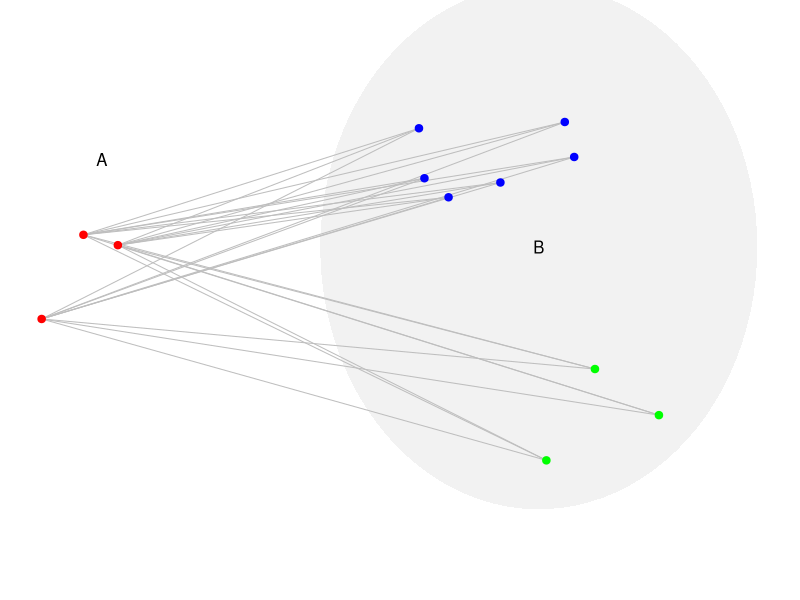

The R source for this figure:
baseplot <- function (x1, x2, x3) {
  ellipse <- function (x0, y0, a, b) {
    theta <- seq(0, 2 * pi, length=100)
    x <- x0 + a * cos(theta)
    y <- y0 + b * sin(theta)
    polygon(x, y, col="grey95", border=NA)  
  }

  par(mar=c(0,0,0,0))
  xlim <- range(c(x1[,1], x2[,1], x3[,1]))*1.2
  ylim <- range(c(x1[,2], x2[,2], x3[,2]))*1.2
  plot(0,0 , xlim=xlim, ylim=ylim, type="n", asp=T, xlab="", ylab="", axes=F)
  ellipse(1, 0, 0.5, 0.6)
  text(1, 0, "B")
  text(0, 0.2, "A")
}

set.seed(3)
n1   <- 3
x1   <- matrix(rnorm(2*n1)/7, ncol=2)
n2   <- 6
x2   <- matrix(rnorm(2*n2)/7, ncol=2)+c(rep(0.9,n2), rep(+0.25, n2))
n3   <- 3
x3   <- matrix(rnorm(2*n3)/7, ncol=2)+c(rep(1.1,n3), rep(-0.25, n3))
x    <- rbind(x1, x2, x3)
cx   <- c(rep("red", n1), rep("blue", n2), rep("green", n3))
d    <- as.matrix(dist(x))

# Average linkage between groups
pdf("AverageLinkage.pdf", width=3, height=3)
baseplot(x1, x2, x3)
for (i in 1:n1) {
	for (j in (n1+1):nrow(x)) {
		lines(c(x[i,1], x[j,1]), c(x[i,2], x[j,2]), col="grey")
	}
}
points(x, pch=19, col=cx)
dev.off()
if (interactive()) browseURL(paste0(getwd(),"/AverageLinkage.pdf"))
